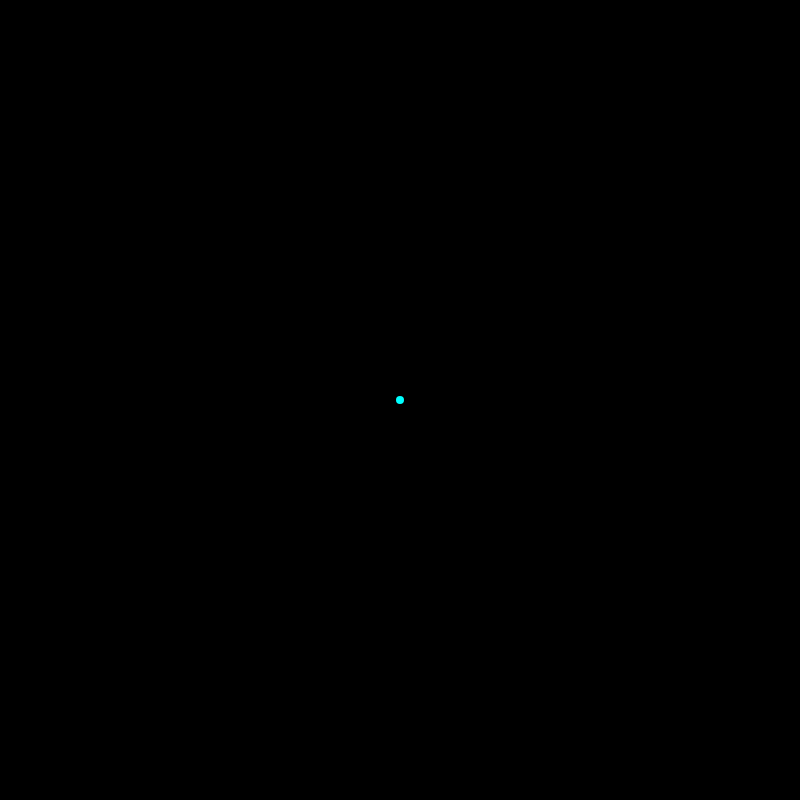
Frame 1 (no input)
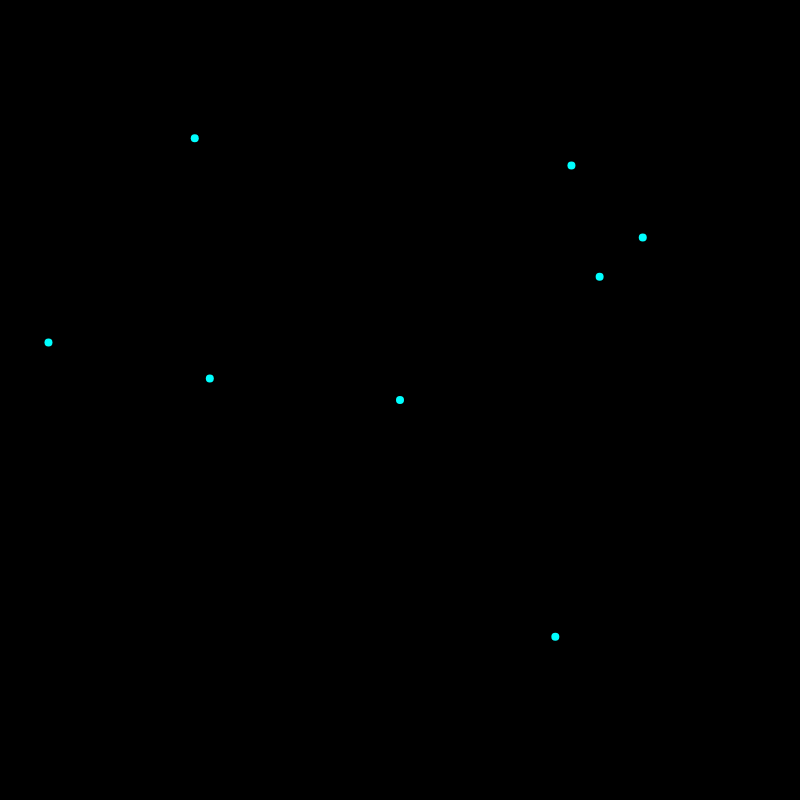
Frame 60 (no input)
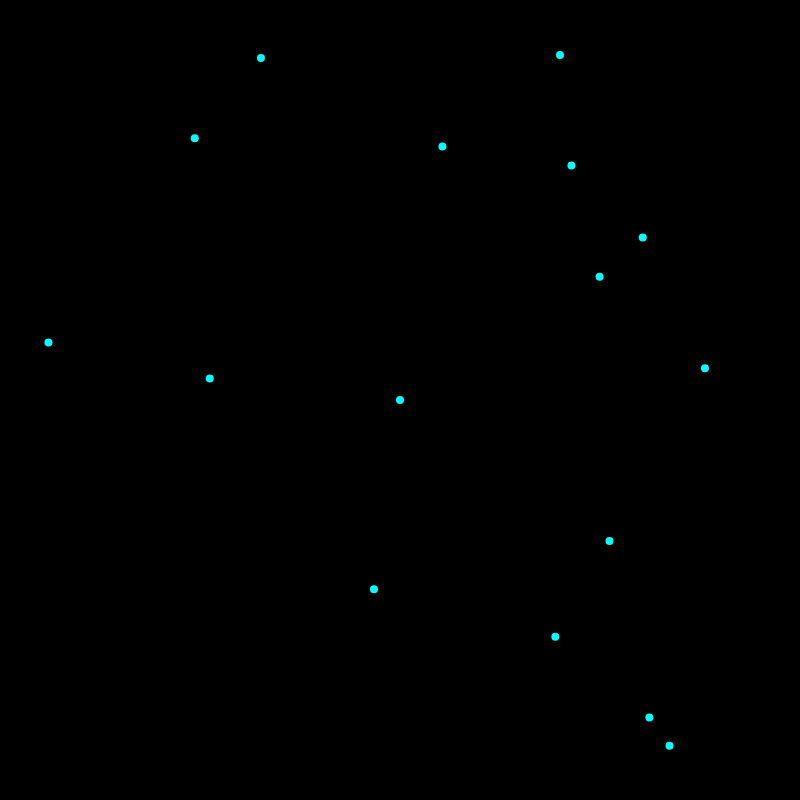
Frame 120 (the mouse pressed at the canvas centre since frame 60)

The p5.js sketch that drew these frames (run headless with seeded random() and noise() and a simulated clock; from frame 60 on, the mouse is pressed at the canvas centre):

// p5.js sketch
// ── sketch.js
// Set up properties
const canvasWidth = 800;
const canvasHeight = 800;
const neuronRadius = 4;
const maxNeurons = 500;
const connectionThreshold = 100;
const connectionForce = 0.05;
const addNeuronInterval = 125; // in milliseconds
const activatedColor = 'magenta';
const deactivatedColor = 'cyan';
const connectionColor = 'white';
const minConnectionThreshold = neuronRadius * 20; // Add a minimum distance threshold

// Neuron class
class Neuron {
  constructor(x, y) {
    this.x = x;
    this.y = y;
    this.connections = [];
    this.activated = false;
  }

  display() {
    fill(this.activated ? activatedColor : deactivatedColor);
    noStroke();
    ellipse(this.x, this.y, neuronRadius * 2);
    stroke(connectionColor);
    this.connections.forEach((other) => {
      line(this.x, this.y, other.x, other.y);
    });
  }

  update(neurons) {
    this.applyMagneticForce(neurons);
  }

  applyMagneticForce(neurons) {
    neurons.forEach((other) => {
      if (other !== this) {
        let d = dist(this.x, this.y, other.x, other.y);

        // Magnetic force and connection
        if (d < connectionThreshold && d > minConnectionThreshold) {
          let force = connectionForce * (1 - d / connectionThreshold);
          let dirX = (other.x - this.x) * force;
          let dirY = (other.y - this.y) * force;

          this.x += dirX;
          this.y += dirY;

          // Create connection if not already connected
          if (!this.connections.includes(other)) {
            this.connections.push(other);
          }
        }
      }
    });
  }
  // Add a new method to check if the neuron is under the mouse cursor
  isUnderMouse() {
    return dist(this.x, this.y, mouseX, mouseY) < neuronRadius;
  }
}

// Global variables
let neurons = [];
let lastNeuronAdded = 0;
let draggingNeuron = null; // Track the neuron being dragged


// Set up the canvas
function setup() {
  createCanvas(canvasWidth, canvasHeight);
  background(0);
  frameRate(60);
  neurons.push(new Neuron(width / 2, height / 2));
}

// Main draw loop
function draw() {
  background(0);

  // Add new neuron based on elapsed time
  if (millis() - lastNeuronAdded >= addNeuronInterval && neurons.length < maxNeurons) {
    let newX, newY, validPosition;
    do {
      newX = random(width);
      newY = random(height);
      validPosition = true;

      // Check for overlap with existing neurons
      neurons.forEach((neuron) => {
        if (dist(newX, newY, neuron.x, neuron.y) < neuronRadius * 2) {
          validPosition = false;
        }
      });
    } while (!validPosition);

    neurons.push(new Neuron(newX, newY));
    lastNeuronAdded = millis();
  }

  neurons.forEach((neuron) => {
    neuron.update(neurons);
    neuron.display();
  });
  // Update the dragged neuron's position to follow the mouse
  if (draggingNeuron) {
    draggingNeuron.x = mouseX;
    draggingNeuron.y = mouseY;
  }
}

// Mouse click event handler
function mouseClicked() {
  neurons.forEach((neuron) => {
    if (dist(mouseX, mouseY, neuron.x, neuron.y) < neuronRadius) {
      neuron.activated = !neuron.activated;
    }
  });
}


// Mouse press event handler
function mousePressed() {
  // Detect if the mouse is pressing down on a neuron and start dragging
  neurons.forEach((neuron) => {
    if (neuron.isUnderMouse()) {
      draggingNeuron = neuron;
    }
  });
}

// Mouse release event handler
function mouseReleased() {
  // Release the dragged neuron when the mouse is released
  draggingNeuron = null;
}
